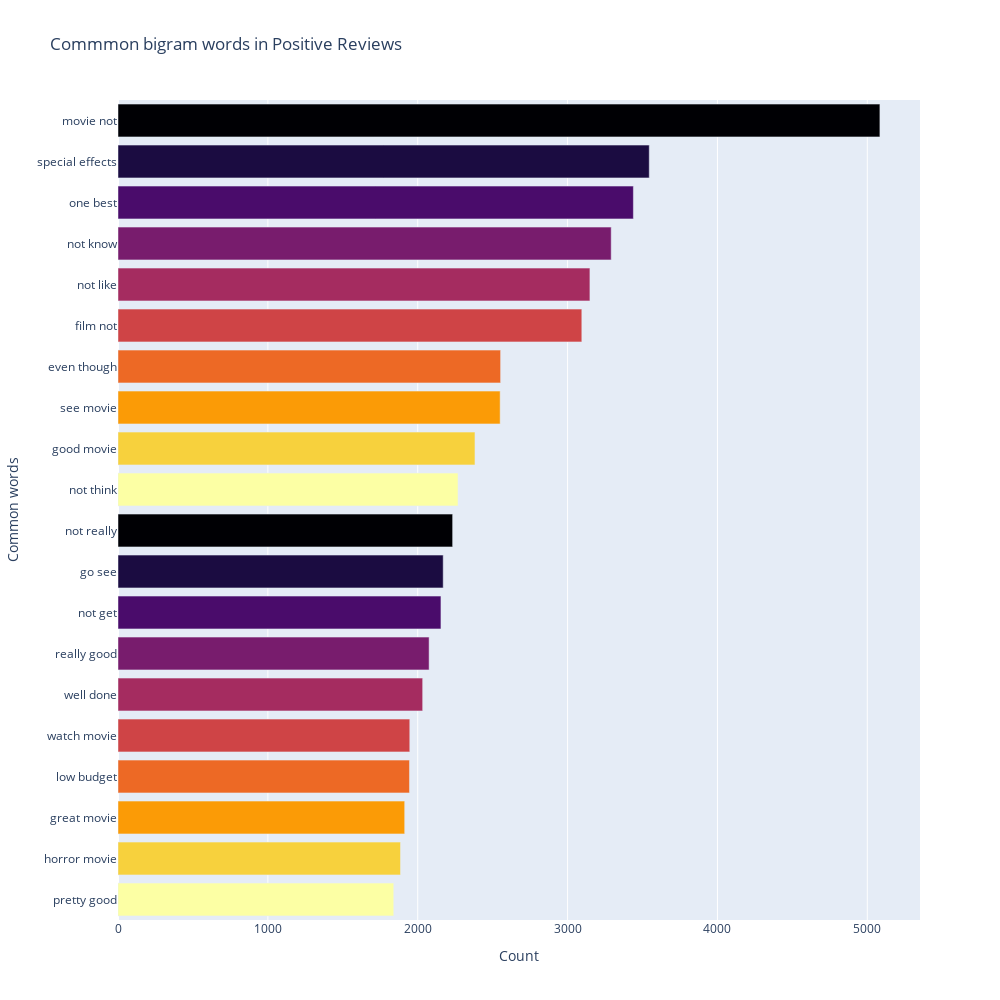

Notebook code for this chart:
### Markdown cell above
![image-2.png](attachment:image-2.png)

### Code cell
most_common_word = get_top_text(df.Reviews_clean[df['Ratings']>=7], 20, 2)
most_common_word = dict(most_common_word)

temp = pd.DataFrame(columns = ['Common_words', 'Count'])
temp['Common_words'] = list(most_common_word.keys())
temp['Count'] = list(most_common_word.values())

fig = px.bar(temp, x = 'Count', y = 'Common_words', title = 'Commmon bigram words in Positive Reviews', orientation='h', 
             width = 1000, height = 1000, color = 'Common_words', labels = {'Common_words': 'Common words'}, 
             color_discrete_sequence = px.colors.sequential.Inferno)

fig.update_layout(showlegend=False)
fig.show()

### Figure 1 — Plotly figure (JSON) as saved in the notebook; plotly's stock layout.template omitted (floating-point values rounded to 4 significant figures)
{"data": [{"alignmentgroup": "True", "hovertemplate": "Common words=%{y}<br>Count=%{x}<extra></extra>", "legendgroup": "movie not", "marker": {"color": "#000004", "pattern": {"shape": ""}}, "name": "movie not", "offsetgroup": "movie not", "orientation": "h", "showlegend": true, "textposition": "auto", "type": "bar", "x": [5084], "xaxis": "x", "y": ["movie not"], "yaxis": "y"}, {"alignmentgroup": "True", "hovertemplate": "Common words=%{y}<br>Count=%{x}<extra></extra>", "legendgroup": "special effects", "marker": {"color": "#1b0c41", "pattern": {"shape": ""}}, "name": "special effects", "offsetgroup": "special effects", "orientation": "h", "showlegend": true, "textposition": "auto", "type": "bar", "x": [3545], "xaxis": "x", "y": ["special effects"], "yaxis": "y"}, {"alignmentgroup": "True", "hovertemplate": "Common words=%{y}<br>Count=%{x}<extra></extra>", "legendgroup": "one best", "marker": {"color": "#4a0c6b", "pattern": {"shape": ""}}, "name": "one best", "offsetgroup": "one best", "orientation": "h", "showlegend": true, "textposition": "auto", "type": "bar", "x": [3439], "xaxis": "x", "y": ["one best"], "yaxis": "y"}, {"alignmentgroup": "True", "hovertemplate": "Common words=%{y}<br>Count=%{x}<extra></extra>", "legendgroup": "not know", "marker": {"color": "#781c6d", "pattern": {"shape": ""}}, "name": "not know", "offsetgroup": "not know", "orientation": "h", "showlegend": true, "textposition": "auto", "type": "bar", "x": [3291], "xaxis": "x", "y": ["not know"], "yaxis": "y"}, {"alignmentgroup": "True", "hovertemplate": "Common words=%{y}<br>Count=%{x}<extra></extra>", "legendgroup": "not like", "marker": {"color": "#a52c60", "pattern": {"shape": ""}}, "name": "not like", "offsetgroup": "not like", "orientation": "h", "showlegend": true, "textposition": "auto", "type": "bar", "x": [3149], "xaxis": "x", "y": ["not like"], "yaxis": "y"}, {"alignmentgroup": "True", "hovertemplate": "Common words=%{y}<br>Count=%{x}<extra></extra>", "legendgroup": "film not", "marker": {"color": "#cf4446", "pattern": {"shape": ""}}, "name": "film not", "offsetgroup": "film not", "orientation": "h", "showlegend": true, "textposition": "auto", "type": "bar", "x": [3095], "xaxis": "x", "y": ["film not"], "yaxis": "y"}, {"alignmentgroup": "True", "hovertemplate": "Common words=%{y}<br>Count=%{x}<extra></extra>", "legendgroup": "even though", "marker": {"color": "#ed6925", "pattern": {"shape": ""}}, "name": "even though", "offsetgroup": "even though", "orientation": "h", "showlegend": true, "textposition": "auto", "type": "bar", "x": [2553], "xaxis": "x", "y": ["even though"], "yaxis": "y"}, {"alignmentgroup": "True", "hovertemplate": "Common words=%{y}<br>Count=%{x}<extra></extra>", "legendgroup": "see movie", "marker": {"color": "#fb9b06", "pattern": {"shape": ""}}, "name": "see movie", "offsetgroup": "see movie", "orientation": "h", "showlegend": true, "textposition": "auto", "type": "bar", "x": [2550], "xaxis": "x", "y": ["see movie"], "yaxis": "y"}, {"alignmentgroup": "True", "hovertemplate": "Common words=%{y}<br>Count=%{x}<extra></extra>", "legendgroup": "good movie", "marker": {"color": "#f7d13d", "pattern": {"shape": ""}}, "name": "good movie", "offsetgroup": "good movie", "orientation": "h", "showlegend": true, "textposition": "auto", "type": "bar", "x": [2382], "xaxis": "x", "y": ["good movie"], "yaxis": "y"}, {"alignmentgroup": "True", "hovertemplate": "Common words=%{y}<br>Count=%{x}<extra></extra>", "legendgroup": "not think", "marker": {"color": "#fcffa4", "pattern": {"shape": ""}}, "name": "not think", "offsetgroup": "not think", "orientation": "h", "showlegend": true, "textposition": "auto", "type": "bar", "x": [2269], "xaxis": "x", "y": ["not think"], "yaxis": "y"}, {"alignmentgroup": "True", "hovertemplate": "Common words=%{y}<br>Count=%{x}<extra></extra>", "legendgroup": "not really", "marker": {"color": "#000004", "pattern": {"shape": ""}}, "name": "not really", "offsetgroup": "not really", "orientation": "h", "showlegend": true, "textposition": "auto", "type": "bar", "x": [2233], "xaxis": "x", "y": ["not really"], "yaxis": "y"}, {"alignmentgroup": "True", "hovertemplate": "Common words=%{y}<br>Count=%{x}<extra></extra>", "legendgroup": "go see", "marker": {"color": "#1b0c41", "pattern": {"shape": ""}}, "name": "go see", "offsetgroup": "go see", "orientation": "h", "showlegend": true, "textposition": "auto", "type": "bar", "x": [2170], "xaxis": "x", "y": ["go see"], "yaxis": "y"}, {"alignmentgroup": "True", "hovertemplate": "Common words=%{y}<br>Count=%{x}<extra></extra>", "legendgroup": "not get", "marker": {"color": "#4a0c6b", "pattern": {"shape": ""}}, "name": "not get", "offsetgroup": "not get", "orientation": "h", "showlegend": true, "textposition": "auto", "type": "bar", "x": [2155], "xaxis": "x", "y": ["not get"], "yaxis": "y"}, {"alignmentgroup": "True", "hovertemplate": "Common words=%{y}<br>Count=%{x}<extra></extra>", "legendgroup": "really good", "marker": {"color": "#781c6d", "pattern": {"shape": ""}}, "name": "really good", "offsetgroup": "really good", "orientation": "h", "showlegend": true, "textposition": "auto", "type": "bar", "x": [2076], "xaxis": "x", "y": ["really good"], "yaxis": "y"}, {"alignmentgroup": "True", "hovertemplate": "Common words=%{y}<br>Count=%{x}<extra></extra>", "legendgroup": "well done", "marker": {"color": "#a52c60", "pattern": {"shape": ""}}, "name": "well done", "offsetgroup": "well done", "orientation": "h", "showlegend": true, "textposition": "auto", "type": "bar", "x": [2033], "xaxis": "x", "y": ["well done"], "yaxis": "y"}, {"alignmentgroup": "True", "hovertemplate": "Common words=%{y}<br>Count=%{x}<extra></extra>", "legendgroup": "watch movie", "marker": {"color": "#cf4446", "pattern": {"shape": ""}}, "name": "watch movie", "offsetgroup": "watch movie", "orientation": "h", "showlegend": true, "textposition": "auto", "type": "bar", "x": [1947], "xaxis": "x", "y": ["watch movie"], "yaxis": "y"}, {"alignmentgroup": "True", "hovertemplate": "Common words=%{y}<br>Count=%{x}<extra></extra>", "legendgroup": "low budget", "marker": {"color": "#ed6925", "pattern": {"shape": ""}}, "name": "low budget", "offsetgroup": "low budget", "orientation": "h", "showlegend": true, "textposition": "auto", "type": "bar", "x": [1945], "xaxis": "x", "y": ["low budget"], "yaxis": "y"}, {"alignmentgroup": "True", "hovertemplate": "Common words=%{y}<br>Count=%{x}<extra></extra>", "legendgroup": "great movie", "marker": {"color": "#fb9b06", "pattern": {"shape": ""}}, "name": "great movie", "offsetgroup": "great movie", "orientation": "h", "showlegend": true, "textposition": "auto", "type": "bar", "x": [1913], "xaxis": "x", "y": ["great movie"], "yaxis": "y"}, {"alignmentgroup": "True", "hovertemplate": "Common words=%{y}<br>Count=%{x}<extra></extra>", "legendgroup": "horror movie", "marker": {"color": "#f7d13d", "pattern": {"shape": ""}}, "name": "horror movie", "offsetgroup": "horror movie", "orientation": "h", "showlegend": true, "textposition": "auto", "type": "bar", "x": [1885], "xaxis": "x", "y": ["horror movie"], "yaxis": "y"}, {"alignmentgroup": "True", "hovertemplate": "Common words=%{y}<br>Count=%{x}<extra></extra>", "legendgroup": "pretty good", "marker": {"color": "#fcffa4", "pattern": {"shape": ""}}, "name": "pretty good", "offsetgroup": "pretty good", "orientation": "h", "showlegend": true, "textposition": "auto", "type": "bar", "x": [1840], "xaxis": "x", "y": ["pretty good"], "yaxis": "y"}], "layout": {"barmode": "relative", "height": 1000, "legend": {"title": {"text": "Common words"}, "tracegroupgap": 0}, "showlegend": false, "title": {"text": "Commmon bigram words in Positive Reviews"}, "width": 1000, "xaxis": {"anchor": "y", "domain": [0, 1], "title": {"text": "Count"}}, "yaxis": {"anchor": "x", "categoryarray": ["pretty good", "horror movie", "great movie", "low budget", "watch movie", "well done", "really good", "not get", "go see", "not really", "not think", "good movie", "see movie", "even though", "film not", "not like", "not know", "one best", "special effects", "movie not"], "categoryorder": "array", "domain": [0, 1], "title": {"text": "Common words"}}}}
